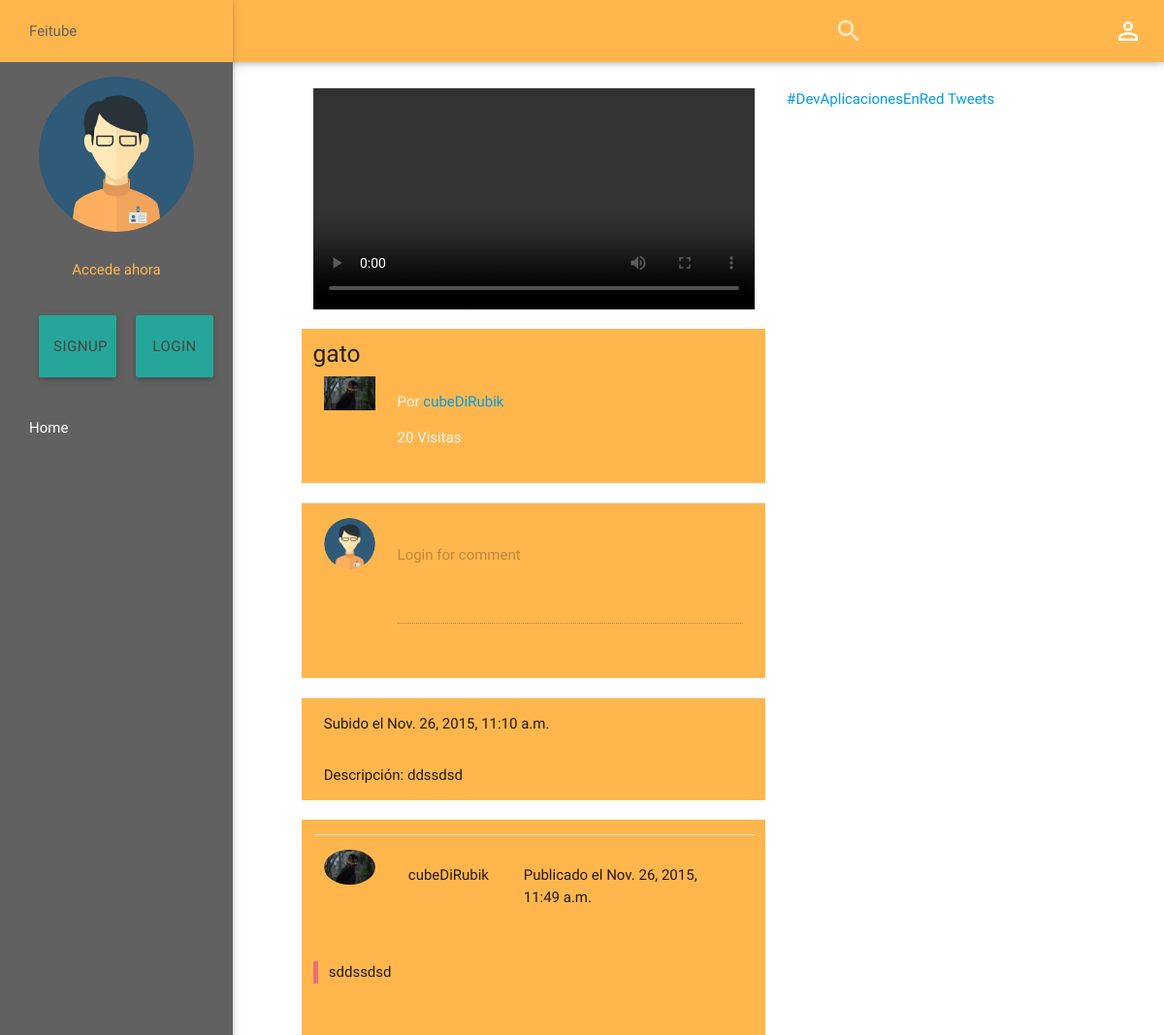
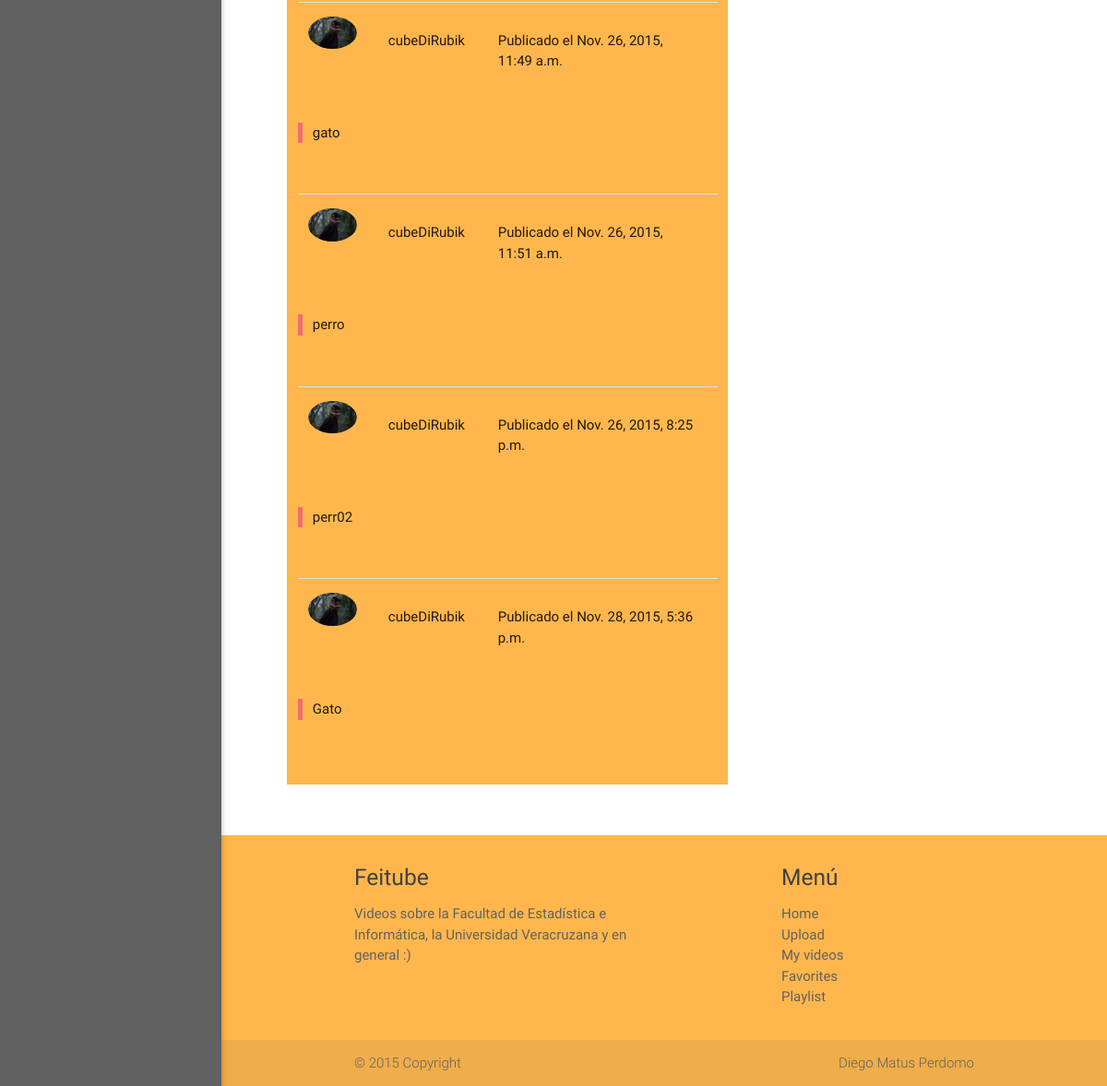
Page /watch/gato/ on the committed database (2 pictures, top to bottom).
### apps/feitube/models.py (models this page shows, shortened)
class Video(models.Model):
    title = models.CharField('Título', max_length=255)
    tags = models.CharField('Tags', max_length=255)
    description = models.TextField ('Descripción')
    path = models.FileField(upload_to=get_file_path_videos)
    generic_path = models.CharField('Ruta genérica', max_length=255)
    views = models.IntegerField ('Visitas', blank=True, null=True)
    uploaded = models.DateTimeField(auto_now_add=True)
    favs_count = models.IntegerField ('Cantidad de favoritos', blank=True, null=True)
    profile = models.ForeignKey(Profile, verbose_name='Usuario', related_name='videos', blank=True, null=True)
    favs = models.ManyToManyField(Profile, verbose_name='Favoritos', related_name='videos_fav', blank=True)
    rates = models.ManyToManyField(Profile, verbose_name='Calificaciones', through="Rate",
    						through_fields=('video', 'profile'), related_name='videos_rate')
    comments = models.ManyToManyField(Profile, verbose_name='Comentarios', through="Comment",
    						through_fields=('video', 'profile'), related_name='videos_comment')
    slug = models.SlugField(max_length=255, unique=True, blank=True, null=True)
    class Meta:
        verbose_name = 'Video'
        verbose_name_plural = 'Videos'
    def save(self):
        self.slug = slugify(str(self.title))
        super(Video, self).save()

class Profile(models.Model):
    user = models.OneToOneField(User)
    facebook = models.URLField('Facebook', max_length=255, blank=True, null=True, default='http://localhost:8000')
    twitter = models.URLField('Twitter', max_length=255, blank=True, null=True, default='http://localhost:8000')
    instagram = models.URLField('Instagram', max_length=255, blank=True, null=True, default='http://localhost:8000')
    google = models.URLField('Google +', max_length=255, blank=True, null=True, default='http://localhost:8000')
    profile_picture = models.FileField(upload_to=get_file_path_profiles, blank=True, null=True)
    cover_picture = models.FileField(upload_to=get_file_path_covers, blank=True, null=True)
    slug = models.SlugField(max_length=255, unique=True, blank=True, null=True)
    class Meta:
        verbose_name = 'Perfil'
        verbose_name_plural = 'Perfiles'

class Comment(models.Model):
    video = models.ForeignKey(Video, related_name='video_comments')
    profile = models.ForeignKey(Profile)
    comment = models.TextField('Comentario')
    published = models.DateTimeField(auto_now_add=True)
    class Meta:
        verbose_name = 'Comentario'
        verbose_name_plural = 'Comentarios'

### apps/feitube/views.py (the view)
# urls.py: url(r'^watch/(?P<video_slug>[\w|\W]+)/$',		'video_view',		name='video'),
def video_view(request, video_slug):
	video = get_object_or_404(Video, slug=video_slug)
	video.views += 1
	video.save()
	comments = video.video_comments.all()
	context = {'video' : video, 'comments' : comments}
	return render(request, 'video.html', context)

### apps/feitube/templates/video.html (shortened to what this page needs)
{% extends 'base.html' %}
{% load static from static %}
{% load social_share %}
{% block style %}
	<link href="http://vjs.zencdn.net/5.0.2/video-js.css" rel="stylesheet">
{% endblock %}
{% block content %}
		<div class="col s12 m7 offset-m1 l5 offset-l3">
			<div id="video-container" name="{{ video.slug }}" class="row">
				<video id="my-video" height="320px" width="auto" class="col s12  video-js responsive-video" controls preload="auto" data-setup="{}">
					<source src="{{ video.generic_path }}.mp4" type='video/mp4'>
					<source src="{{ video.generic_path }}.webm" type='video/webm'>
					<source src="{{ video.generic_path }}.ogv" type='video/ogg'>
				</video>
			</div>
			<div class="row orange lighten-2">
				<h5 class="col s12 grey-text text-darken-4">{{ video.title }}</h5>
				<div class="col s12">
					<div class="row grey-text text-lighten-4">
						<img class="col s4 m2" src="{{ video.profile.profile_picture.url }}" alt="">
						<div class="col s8 m10">
								<p>Por <a href="{% url "index" %}" id="profile">{{ video.profile.user.get_username }}</a></p>
								{% if video.views == 1 %}
									<p class="">{{ video.views }} Visita</p>
								{% else %}
									<p class="">{{ video.views }} Visitas</p>
								{% endif %}
						</div>
					</div>
				</div>
			</div>
			<div class="row section orange lighten-2">
			    <form id="comment_form" class="col s12" method="POST">{% csrf_token %}
					<div class="row">
						{% if user.is_authenticated %}
							<img id="user_picture" class="col s2 responsive-img circle" src="{{ user.profile.profile_picture.url }}" alt="{{ user.get_username }}">
							<div class="input-field col s10">
							  <textarea id="comment_body" name="comment_body" class="materialize-textarea"></textarea>
							  <label for="textarea1">Comment</label>
							</div>
							<div class="row right">
								<div class="col s2">
								  <button class="btn waves-effect waves-light" type="submit" name="action">Publicar
								    <i class="material-icons right">send</i>
								  </button>
								</div>
							</div>
						{% else %}
							<img class="col s2 responsive-img circle" src="{% static "img/20.png" %}" alt="ggg">
							<div class="input-field col s10">
							  <textarea disabled class="materialize-textarea"></textarea>
							  <label for="textarea2">Login for comment</label>
							</div>
						{% endif %}
					</div>
			    </form>
			</div>
			<div class="row orange lighten-2">
				<div class="col s12">
					<p class="col s12">Subido el {{ video.uploaded }}</p>
					<p class="col s12">Descripción: {{ video.description }}</p>
				</div>
			</div>
			<div class="row orange lighten-2">
				<ul id="messages" class="col s12">
				{% for comment in comments %}
					<div class="divider"></div>
					<li class="row section">
						<img class="col s4 m2 responsive-img circle" src="{{ comment.profile.profile_picture.url }}" alt="">
						<div class="col s8 m10">
							<div class="row">
								<p class="col s12 m4">{{ comment.profile.user.get_username }}</p>
								<p class="col s12 m8">Publicado el {{ comment.published }}</p>
							</div>
						</div>
						<blockquote class="comment col s12">
							{{ comment.comment }}
						</blockquote>
					</li>
				{% endfor %}
				</ul>
			</div>
		</div>
{% endblock %}

### rows in the picture
Video: title "gato", profile.profile_picture (picture), profile.user.get_username "cubeDiRubik", views "20", uploaded "Nov. 26, 2015, 11:10 a.m.", description "ddssdsd"
Comment: profile.profile_picture (picture), profile.user.get_username "cubeDiRubik", published "Nov. 26, 2015, 11:49 a.m.", comment "sddssdsd"
Comment: profile.profile_picture (picture), profile.user.get_username "cubeDiRubik", published "Nov. 26, 2015, 11:49 a.m.", comment "gato"
Comment: profile.profile_picture (picture), profile.user.get_username "cubeDiRubik", published "Nov. 26, 2015, 11:51 a.m.", comment "perro"
Comment: profile.profile_picture (picture), profile.user.get_username "cubeDiRubik", published "Nov. 26, 2015, 8:25 p.m.", comment "perr02"
Comment: profile.profile_picture (picture), profile.user.get_username "cubeDiRubik", published "Nov. 28, 2015, 5:36 p.m.", comment "Gato"
